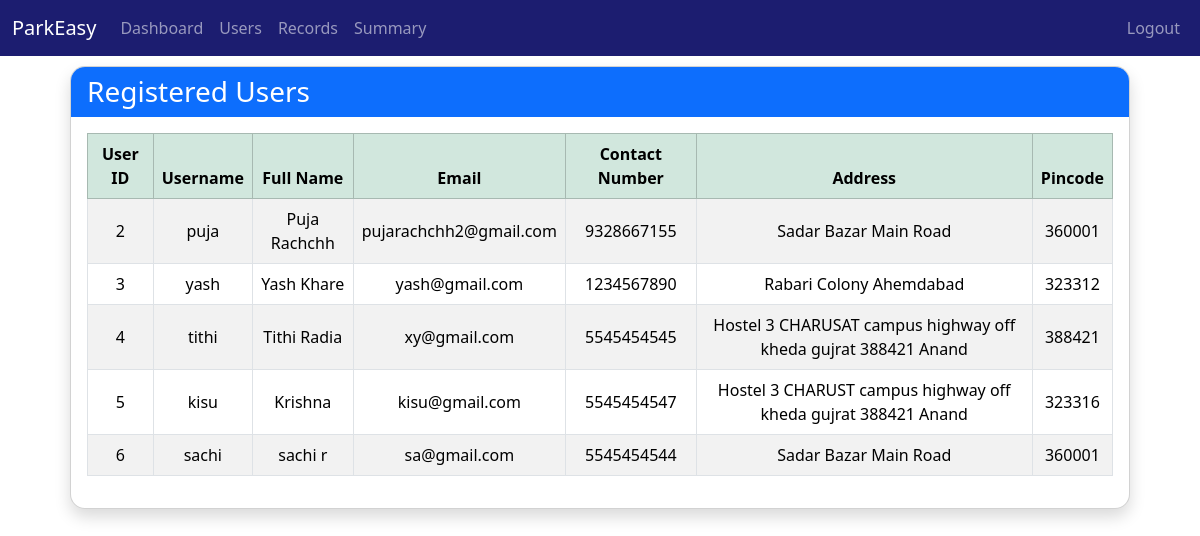
/admin/user_info (signed in), run on the app's committed database.
### backend/models.py (models this page shows, shortened)
class User( UserMixin,db.Model):
    id = db.Column(db.Integer, primary_key=True)
    username = db.Column(db.String(32), unique=True, nullable=False)
    full_name = db.Column(db.String(50), nullable=False)
    email = db.Column(db.String(120), unique=True, nullable=False)
    contact_number = db.Column(db.String(20))
    address = db.Column(db.String(200))
    pincode = db.Column(db.String(6))
    is_admin = db.Column(db.Boolean, default=False)
    password_hash = db.Column(db.String(128), nullable=False)
    reservations = db.relationship('ReserveParking', backref='user', lazy=True)

### backend/routes.py (the view)
    @app.route('/admin/user_info')
    @login_required
    def user_info():
        if not current_user.is_admin:
            return redirect(url_for('user_dashboard'))
        users = User.query.filter(User.id != current_user.id).all()
        return render_template('admin/user_info.html', users=users)

### app.py (called while the page is built)
@login_manager.user_loader
def load_user(user_id):
    return User.query.get(int(user_id))

### templates/admin/user_info.html (shortened to what this page needs)
{% extends 'layout.html' %}
{% block content %}
<div class="container-fluid" style="padding: 10px; width: 90%;">
    <div class="card shadow" style="width: 100%;">
        <div class="card-header bg-primary text-white">
            <h3 class="mb-0">Registered Users</h3>
        </div>
        <div class="card-body">
            {% if users %}
            <div class="table-responsive">
                <table class="table table-striped table-bordered table-hover align-middle text-center w-100"style="width: 100%;">
                    <thead class="table-success">
                        <tr>
                            <th>User ID</th>
                            <th>Username</th>
                            <th>Full Name</th>
                            <th>Email</th>
                            <th>Contact Number</th>
                            <th>Address</th>
                            <th>Pincode</th>
                        </tr>
                    </thead>
                    <tbody>
                        {% for user in users %}
                        <tr>
                            <td>{{ user.id }}</td>
                            <td>{{ user.username }}</td>
                            <td>{{ user.full_name }}</td>
                            <td>{{ user.email }}</td>
                            <td>{{ user.contact_number }}</td>
                            <td>{{ user.address }}</td>
                            <td>{{ user.pincode }}</td>
                        </tr>
                        {% endfor %}
                    </tbody>
                </table>
            </div>
            {% else %}
                <p class="text-muted">No users found.</p>
            {% endif %}
        </div>
    </div>
</div>
{% endblock %}

### static/style.css (style rules this page uses)
body { background-color: white; }
.card { border-radius: 15px; overflow: hidden; }
.card-header { border-bottom: none; }

### data on the page
User: id "2", username "puja", full_name "Puja Rachchh", email "pujarachchh2@gmail.com", contact_number "9328667155", address "Sadar Bazar Main Road", pincode "360001"
User: id "3", username "yash", full_name "Yash Khare", email "yash@gmail.com", contact_number "1234567890", address "Rabari Colony Ahemdabad", pincode "323312"
User: id "4", username "tithi", full_name "Tithi Radia", email "xy@gmail.com", contact_number "5545454545", address "Hostel 3 CHARUSAT campus highway off kheda gujrat 388421 Anand", pincode "388421"
User: id "5", username "kisu", full_name "Krishna", email "kisu@gmail.com", contact_number "5545454547", address "Hostel 3 CHARUST campus highway off kheda gujrat 388421 Anand", pincode "323316"
User: id "6", username "sachi", full_name "sachi r", email "sa@gmail.com", contact_number "5545454544", address "Sadar Bazar Main Road", pincode "360001"
